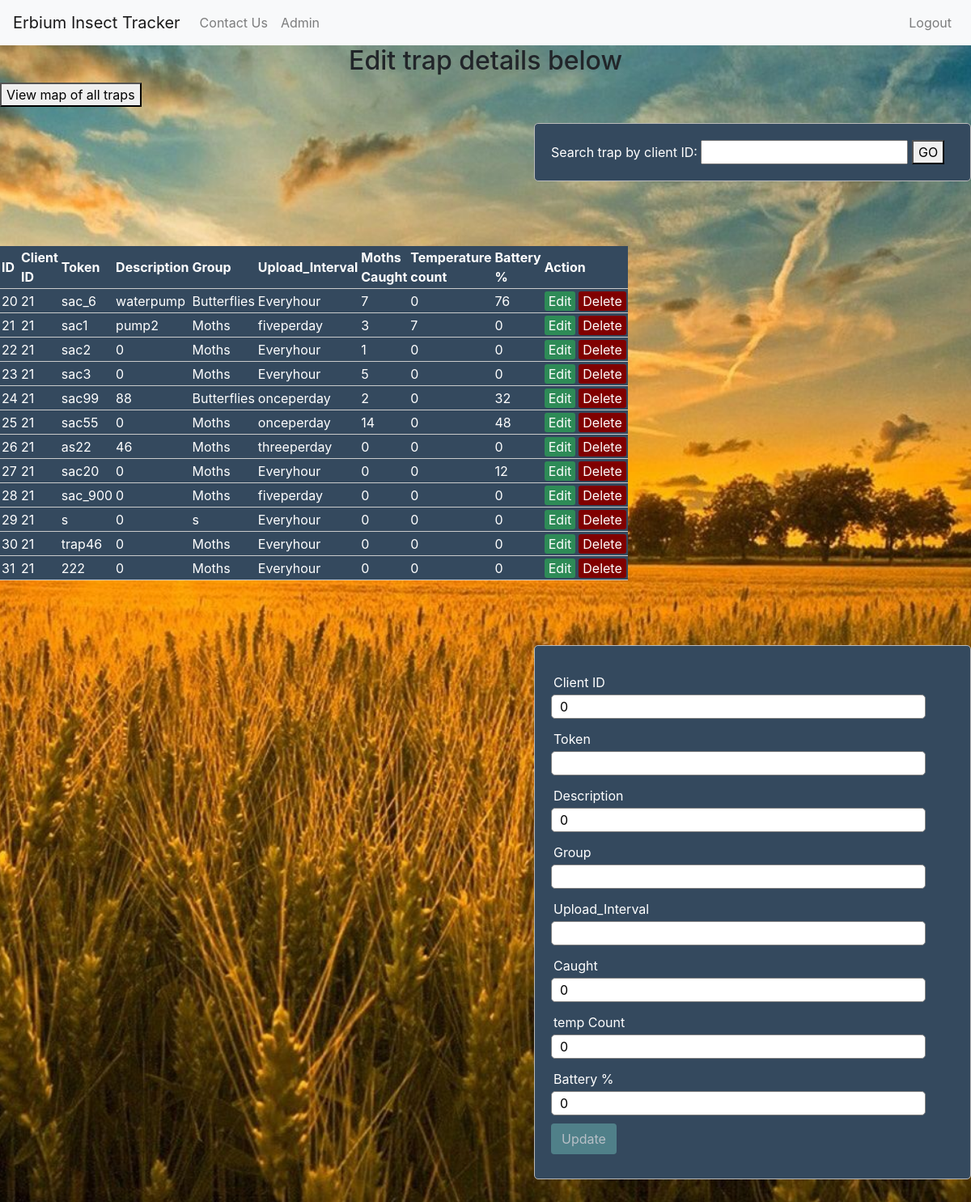
/viewTraps.php, run on the app's committed database.
### tables this page shows
CREATE TABLE IF NOT EXISTS `device` (
  `device_id` int(10) UNSIGNED NOT NULL AUTO_INCREMENT,
  `client_id` int(10) UNSIGNED NOT NULL,
  `token` varchar(45) NOT NULL,
  `description` varchar(45) NOT NULL,
  `trap_group` varchar(45) NOT NULL,
  `Upload_Interval` varchar(45) DEFAULT NULL,
  `Sensing_Interval` varchar(20) NOT NULL DEFAULT 'Every hour',
  `caught` int(11) DEFAULT NULL,
  `tempCount` int(11) NOT NULL,
  `Battery_Percent` int(11) NOT NULL,
  `latitude` varchar(40) NOT NULL,
  `longitude` varchar(40) NOT NULL,
  `signal_strength` varchar(12) NOT NULL DEFAULT 'Unavailable',
  `last_updated` varchar(20) NOT NULL DEFAULT 'Unavailable',
  `data_available` varchar(20) NOT NULL DEFAULT 'Unavailable',
  PRIMARY KEY (`device_id`),
  KEY `client_id` (`client_id`)
);

### viewTrapsServer.php (called while the page is built, shortened)
<?php
	$client_id = 0;
	$token = "";
	$description = 0;
	$Upload_Interval = "";
	$caught = 0;
	$tempCount = 0;
	$Battery_Percent = 0;
	$update = false;
?>

### viewTraps.php (the view, shortened to what this page needs)
<?php
include('viewTrapsServer.php');
?>
<!DOCTYPE html>
<html>
<head>
    <link rel="stylesheet" type="text/css" href="style.css">
    <link rel="stylesheet" href="bootstrap-4.0.0-dist/css/bootstrap.min.css">
    <link rel="stylesheet" href="bootstrap-4.0.0-dist/css/bootstrap.min.css">
</head>
<body>
<nav class="navbar navbar-expand-lg navbar-light bg-light">
    <a class="navbar-brand" href="main.html">Erbium Insect Tracker</a>
    <div class="collapse navbar-collapse" id="navbarNav">
        <ul class="navbar-nav">
            <li class="nav-item">
                <a class="nav-link" href="contactus.html">Contact Us</a>
            </li>
            <li class="nav-item">
                <a class="nav-link" href="adminOptions.html">Admin</a>
            </li>
        </ul>
        <ul class="navbar-nav ml-auto">
            <li class="nav-item">
                <a class="nav-link" href="logout.php" id="Out">Logout</a>
            </li>
        </ul>
    </div>
</nav>
    <h2>Edit trap details below</h2>
    <form name="form" action="" method="get">
        Search trap by client ID: <input type="text" name="searchID">
        <button onclick="<?php $temp = $_GET['searchID'];$results = mysqli_query($db, "SELECT * FROM device
          where client_id LIKE '$temp%'"); ?> ">GO</button>
    </form>
<div id="mainDivEdit">
    <button id="mapOfAll">View map of all traps</button>
<table>
	<thead>
		<tr>
			<th>ID</th>
			<th>Client ID</th>
			<th>Token</th>
			<th>Description</th>
			<th>Group</th>
			<th>Upload_Interval</th>
			<th>Moths Caught</th>
			<th>Temperature count</th>
			<th>Battery %</th>
			<th colspan="2">Action</th>
		</tr>
	</thead>
	<?php while ($row = mysqli_fetch_array($results)) { ?>
		<tr>
			<td><?php echo $row['device_id']; ?></td>
			<td><?php echo $row['client_id']; ?></td>
			<td><?php echo $row['token']; ?></td>
			<td><?php echo $row['description']; ?></td>
			<td><?php echo $row['trap_group']; ?></td>
			<td><?php echo $row['Upload_Interval']; ?></td>
			<td><?php echo $row['caught']; ?></td>
			<td><?php echo $row['tempCount']; ?></td>
			<td><?php echo $row['Battery_Percent']; ?></td>
			<td>
				<a href="viewTraps.php?edit=<?php echo $row['device_id']; ?>" class="edit_btn" >Edit</a>
			</td>
			<td>
				<a href="viewTrapsServer.php?del=<?php echo $row['device_id']; ?>" class="del_btn" onclick="return confirm('Are you sure you want to delete this trap?');">Delete</a>
			</td>
		</tr>
	<?php } ?>
</table>
<form method="post" action="viewTrapsServer.php" >
	<div class="input-group">
		<label>Client ID</label>
		<input type="text" required name="client_id" value="<?php echo $client_id; ?>">
	</div>
	<div class="input-group">
		<label>Token</label>
		<input type="text"  required name="token" value="<?php echo $token ; ?>">
	</div>
	<div class="input-group">
		<label>Description</label>
		<input type="text"  required name="description" value="<?php echo $description ; ?>">
	</div>
	<div class="input-group">
		<label>Group</label>
		<input type="text" required  name="type" value="<?php echo $trap_group ; ?>">
	</div>
	<div class="input-group">
		<label>Upload_Interval</label>
		<input type="text" required  name="Upload_Interval" value="<?php echo $Upload_Interval ; ?>">
	</div>
	<div class="input-group">
		<label>Caught</label>
		<input type="text" required  name="caught" value="<?php echo $caught ; ?>">
	</div>
	<div class="input-group">
		<label>temp Count</label>
		<input type="text" required  name="tempCount" value="<?php echo $tempCount ; ?>">
	</div>
	<div class="input-group">
		<label>Battery %</label>
		<input type="text" required  name="Battery_Percent" value="<?php echo $Battery_Percent ; ?>">
	</div>
	<div class="input-group">
		<?php if ($update == true): ?>
			<button class="btn" type="submit" name="update" style="background: #556B2F;" >Update</button>
		<?php else: ?>
			<button class="btn" type="submit" disabled name="save" >Update</button>
		<?php endif ?>
	</div>
</form>
</div>
</body>
</html>

### style.css (style rules this page uses)
body { font-size: 19px; background: url("background.jpg") no-repeat center center fixed; -webkit-background-size: cover; -moz-background-size: cover; -o-background-size: cover; background-size: cover; }
table { float:left; width: 50%; margin: 30px auto; border-collapse: collapse; text-align: left; background-color: #34495e; color:white; }
#mainDivEdit { height:600px; }
tr { border-bottom: 1px solid #cbcbcb; }
th, td { border: none; height: 30px; padding: 2px; }
form { float:right; width: 45%; margin: 50px auto; text-align: left; padding: 20px; border: 1px solid #bbbbbb; border-radius: 5px; background-color: #34495e; color:white; }
.input-group { margin: 10px 0px 10px 0px; }
.input-group label { display: block; text-align: left; margin: 3px; }
.input-group input { height: 30px; width: 93%; padding: 5px 10px; font-size: 16px; border-radius: 5px; border: 1px solid gray; }
.btn { padding: 10px; font-size: 15px; color: white; background: #5F9EA0; border: none; border-radius: 5px; }
.edit_btn { text-decoration: none; padding: 2px 5px; background: #2E8B57; color: white; border-radius: 3px; }
.del_btn { text-decoration: none; padding: 2px 5px; color: white; border-radius: 3px; background: #800000; }
h2 { text-align:center; }

### data on the page
device: device_id "20", client "21", token "sac_6", description "waterpump", trap_group "Butterflies", Upload_Interval "Everyhour", caught "7", tempCount "0", Battery_Percent "76"
device: device_id "21", client "21", token "sac1", description "pump2", trap_group "Moths", Upload_Interval "fiveperday", caught "3", tempCount "7", Battery_Percent "0"
device: device_id "22", client "21", token "sac2", description "0", trap_group "Moths", Upload_Interval "Everyhour", caught "1", tempCount "0", Battery_Percent "0"
device: device_id "23", client "21", token "sac3", description "0", trap_group "Moths", Upload_Interval "Everyhour", caught "5", tempCount "0", Battery_Percent "0"
device: device_id "24", client "21", token "sac99", description "88", trap_group "Butterflies", Upload_Interval "onceperday", caught "2", tempCount "0", Battery_Percent "32"
device: device_id "25", client "21", token "sac55", description "0", trap_group "Moths", Upload_Interval "onceperday", caught "14", tempCount "0", Battery_Percent "48"
device: device_id "26", client "21", token "as22", description "46", trap_group "Moths", Upload_Interval "threeperday", caught "0", tempCount "0", Battery_Percent "0"
device: device_id "27", client "21", token "sac20", description "0", trap_group "Moths", Upload_Interval "Everyhour", caught "0", tempCount "0", Battery_Percent "12"
device: device_id "28", client "21", token "sac_900", description "0", trap_group "Moths", Upload_Interval "fiveperday", caught "0", tempCount "0", Battery_Percent "0"
device: device_id "29", client "21", token "s", description "0", trap_group "s", Upload_Interval "Everyhour", caught "0", tempCount "0", Battery_Percent "0"
device: device_id "30", client "21", token "trap46", description "0", trap_group "Moths", Upload_Interval "Everyhour", caught "0", tempCount "0", Battery_Percent "0"
device: device_id "31", client "21", token "222", description "0", trap_group "Moths", Upload_Interval "Everyhour", caught "0", tempCount "0", Battery_Percent "0"
